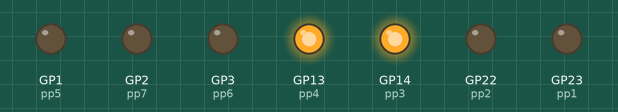
Recording of a program running on a simulated Raspberry Pi Pico running CircuitPython. Shown: output pins drawn as LEDs (lit = HIGH). No radio messages arrive unless stated (any console line starting 'radio sent:' is added by the test bench); what the program prints to the serial console is not drawn.

Above: at 0.1 s.
Timing chart, 0 to 1.6 s (numbered marks = the images above):
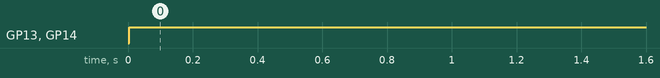

Measured:
- by itself, GP13 (pp4), GP14 (pp3): LOW → HIGH at 0.00 s

The program:

code.py
```python
import asyncio
import time
import os
import aesio

import adafruit_rfm9x
import board
import busio
from digitalio import DigitalInOut, Direction, Pull
from microcontroller import watchdog as w
from watchdog import WatchDogMode

import config

# basic encryption
import aesio
import os

# Padding functions
def pad_message(message, block_size=16):
    padding = block_size - (len(message) % block_size)
    return message + bytes([padding] * padding)

# Encrypt with IV
def encrypt_message(message, key):
    iv = os.urandom(16)
    padded_message = pad_message(message)
    aes = aesio.AES(key, aesio.MODE_CBC, iv)
    encrypted_message = bytearray(len(padded_message))
    aes.encrypt_into(padded_message, encrypted_message)

    return iv + encrypted_message

# Unpadding function
def unpad_message(message):
    padding = message[-1]
    return message[:-padding]

# Decrypt function
def decrypt_message(payload, key):
    iv = payload[:16]
    # Ensure IV length is correct
    if len(iv) != 16:
        raise ValueError(f"Invalid IV length: {len(iv)} (expected 16 bytes)")
    encrypted_message = payload[16:]
    aes = aesio.AES(key, aesio.MODE_CBC, iv)
    decrypted_message = bytearray(len(encrypted_message))
    aes.decrypt_into(encrypted_message, decrypted_message)

    return unpad_message(decrypted_message)


def purple(data):
    stamp = time.time()
    return "\x1b[38;5;104m[" + str(stamp) + "] " + data + "\x1b[0m"


def yellow(data):
    return "\x1b[38;5;220m" + data + "\x1b[0m"


def red(data):
    return "\x1b[1;5;31m -- " + data + "\x1b[0m"


# our version
VERSION = "RF.Guru_7P_Switch_LoRa 0.1"

print(red(config.name + " -=- " + VERSION))

# configure watchdog
w.timeout = 5
w.mode = WatchDogMode.RESET
w.feed()

async def initStuff(loop):
    global inputs, ports

    pp1 = DigitalInOut(board.GP23)
    pp1.direction = Direction.OUTPUT

    pp2 = DigitalInOut(board.GP22)
    pp2.direction = Direction.OUTPUT

    pp3 = DigitalInOut(board.GP14)
    pp3.direction = Direction.OUTPUT

    pp4 = DigitalInOut(board.GP13)
    pp4.direction = Direction.OUTPUT

    pp5 = DigitalInOut(board.GP1)
    pp5.direction = Direction.OUTPUT

    pp6 = DigitalInOut(board.GP3)
    pp6.direction = Direction.OUTPUT

    pp7 = DigitalInOut(board.GP2)
    pp7.direction = Direction.OUTPUT

    ports = {
        "1": pp1,
        "2": pp2,
        "3": pp3,
        "4": pp4,
        "5": pp5,
        "6": pp6,
        "7": pp7,
    }

    bt1 = DigitalInOut(board.GP0)
    bt1.direction = Direction.INPUT
    bt1.pull = Pull.UP

    bt2 = DigitalInOut(board.GP29)
    bt2.direction = Direction.INPUT
    bt2.pull = Pull.UP

    bt3 = DigitalInOut(board.GP28)
    bt3.direction = Direction.INPUT
    bt3.pull = Pull.UP

    bt4 = DigitalInOut(board.GP27)
    bt4.direction = Direction.INPUT
    bt4.pull = Pull.UP

    bt5 = DigitalInOut(board.GP26)
    bt5.direction = Direction.INPUT
    bt5.pull = Pull.UP

    bt6 = DigitalInOut(board.GP5)
    bt6.direction = Direction.INPUT
    bt6.pull = Pull.UP

    bt7 = DigitalInOut(board.GP6)
    bt7.direction = Direction.INPUT
    bt7.pull = Pull.UP

    inputs = {
        "1": bt1,
        "2": bt2,
        "3": bt3,
        "4": bt4,
        "5": bt5,
        "6": bt6,
        "7": bt7,
    }


    for port, data in config.ports.items():
        loop.create_task(initPort(port,data))

async def initPort(port,data):
    global config, ports
    await asyncio.sleep(data["delay"])
    ports[str(int(port))].value = data["state"]

async def loraListener():
    global inputs, ports, config, w
    await asyncio.sleep(1)
    w.feed()
    # Lora Stuff
    RADIO_FREQ_MHZ = 868.000
    CS = DigitalInOut(board.GP21)
    RESET = DigitalInOut(board.GP20)
    spi = busio.SPI(board.GP10, MOSI=board.GP11, MISO=board.GP8)
    rfm9x = adafruit_rfm9x.RFM9x(
        spi, CS, RESET, RADIO_FREQ_MHZ, baudrate=1000000, agc=False, crc=True
    )
    rfm9x.tx_power = 5

    while True:
        msg = yellow("Waiting for LoRa packet ...")
        print(f"{msg}\r", end="")
        packet = await rfm9x.areceive(w, with_header=True, timeout=10)

        if packet is not None:
            # print(packet)
            if packet[:3] == (b"<\xaa\x01"):
                try:
                    decrypted_message = decrypt_message(bytes(packet[3:]), config.key)
                    rawdata = decrypted_message.decode("utf-8")
                    name, setport, intstate = rawdata.split("/", 3)
                except:
                    name = "unknown"
                    setport = "0"
                    intstate = "0"

                print(
                    purple(
                        "PORT REQ: Name: "
                        + name
                        + " Port: "
                        + setport
                        + " State: "
                        + intstate
                    )
            )

            if name == config.name:
                try:
                    if int(intstate) == 1:
                        if ports[str(int(setport))].value == False:
                            ports[str(int(setport))].value = True
                    else:
                        if ports[str(int(setport))].value == True:
                            ports[str(int(setport))].value = False
                except:
                        print(
                            purple(
                                "PORT REQ: Error"
                            )
                        )
            else:
                print(
                    yellow("Received another switch port req packet: " + str(rawdata))
                )
        else:
            if packet is not None:
                print(yellow("Received an unknown packet: " + str(packet)))

async def buttonListener():
    global inputs, ports, w
    await asyncio.sleep(1)
    w.feed()
    while True:
        for key, ip in inputs.items():
            if ip.value is False:
                if ports[str(int(key))].value == False:
                    ports[str(int(key))].value = True
                elif ports[str(int(key))].value == True:
                    ports[str(int(key))].value = False
                await asyncio.sleep(0.5)
        await asyncio.sleep(0)


async def main():
    loop = asyncio.get_event_loop()
    init = asyncio.create_task(initStuff(loop))
    lora = asyncio.create_task(loraListener())
    buttons = asyncio.create_task(buttonListener())
    await asyncio.gather(lora, buttons, init)

asyncio.run(main())
```

config.py
```python
# Security
key = 'd41d8cd98f00b204e9800998ecf8427e'
# Device NAME
name = 'ps0'
# Port boot state
ports = {
    "1": {
        "state": False,
        "delay": 0
    },
    "2": {
        "state": False,
        "delay": 0
    },
    "3": {
        "state": True,
        "delay": 0
    },
    "4": {
        "state": True,
        "delay": 0
    },
    "5": {
        "state": True,
        "delay": 65
    },
    "6": {
        "state": True,
        "delay": 60
    },
    "7": {
        "state": True,
        "delay": 30
    }
}
```
